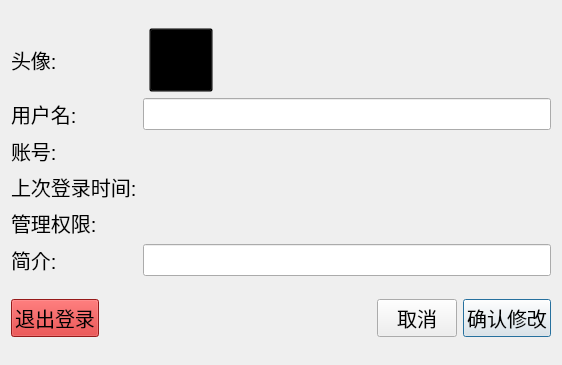
<?xml version="1.0" encoding="UTF-8"?>
<ui version="4.0">
 <class>UserData</class>
 <widget class="QDialog" name="UserData">
  <property name="geometry">
   <rect>
    <x>0</x>
    <y>0</y>
    <width>562</width>
    <height>365</height>
   </rect>
  </property>
  <property name="font">
   <font>
    <pointsize>15</pointsize>
   </font>
  </property>
  <property name="windowTitle">
   <string>Dialog</string>
  </property>
  <layout class="QGridLayout" name="gridLayout_2">
   <item row="1" column="3">
    <widget class="QPushButton" name="btnConfirm">
     <property name="font">
      <font>
       <pointsize>15</pointsize>
      </font>
     </property>
     <property name="text">
      <string>确认修改</string>
     </property>
    </widget>
   </item>
   <item row="1" column="1">
    <spacer name="horizontalSpacer">
     <property name="orientation">
      <enum>Qt::Horizontal</enum>
     </property>
     <property name="sizeHint" stdset="0">
      <size>
       <width>353</width>
       <height>20</height>
      </size>
     </property>
    </spacer>
   </item>
   <item row="1" column="0">
    <widget class="QPushButton" name="btnLogOut">
     <property name="styleSheet">
      <string notr="true">background-color: rgb(210, 37, 37)</string>
     </property>
     <property name="text">
      <string>退出登录</string>
     </property>
    </widget>
   </item>
   <item row="0" column="0" colspan="4">
    <layout class="QGridLayout" name="gridLayout">
     <item row="2" column="0">
      <widget class="QLabel" name="label_3">
       <property name="text">
        <string>账号:</string>
       </property>
      </widget>
     </item>
     <item row="4" column="0">
      <widget class="QLabel" name="label_5">
       <property name="text">
        <string>管理权限:</string>
       </property>
      </widget>
     </item>
     <item row="1" column="0">
      <widget class="QLabel" name="label_2">
       <property name="text">
        <string>用户名:</string>
       </property>
      </widget>
     </item>
     <item row="3" column="0">
      <widget class="QLabel" name="label_4">
       <property name="text">
        <string>上次登录时间:</string>
       </property>
      </widget>
     </item>
     <item row="0" column="3">
      <spacer name="horizontalSpacer_2">
       <property name="orientation">
        <enum>Qt::Horizontal</enum>
       </property>
       <property name="sizeHint" stdset="0">
        <size>
         <width>40</width>
         <height>20</height>
        </size>
       </property>
      </spacer>
     </item>
     <item row="4" column="1" colspan="3">
      <widget class="QLineEdit" name="lineEdit_role">
       <property name="enabled">
        <bool>false</bool>
       </property>
       <property name="styleSheet">
        <string notr="true">background-color: transparent;border:0px;</string>
       </property>
      </widget>
     </item>
     <item row="1" column="1" colspan="3">
      <widget class="QLineEdit" name="lineEdit_username"/>
     </item>
     <item row="5" column="1" colspan="3">
      <widget class="QLineEdit" name="lineEdit_describe"/>
     </item>
     <item row="5" column="0">
      <widget class="QLabel" name="label_6">
       <property name="text">
        <string>简介:</string>
       </property>
      </widget>
     </item>
     <item row="2" column="1" colspan="3">
      <widget class="QLineEdit" name="lineEdit_number">
       <property name="enabled">
        <bool>false</bool>
       </property>
       <property name="styleSheet">
        <string notr="true">background-color: transparent;border:0px;</string>
       </property>
      </widget>
     </item>
     <item row="0" column="0">
      <widget class="QLabel" name="label">
       <property name="text">
        <string>头像:</string>
       </property>
       <property name="alignment">
        <set>Qt::AlignJustify|Qt::AlignVCenter</set>
       </property>
      </widget>
     </item>
     <item row="3" column="1" colspan="3">
      <widget class="QLineEdit" name="lineEdit_lastLoginTime">
       <property name="enabled">
        <bool>false</bool>
       </property>
       <property name="styleSheet">
        <string notr="true">background-color: transparent;border:0px;</string>
       </property>
      </widget>
     </item>
     <item row="0" column="2">
      <widget class="QPushButton" name="btnProfile">
       <property name="minimumSize">
        <size>
         <width>64</width>
         <height>64</height>
        </size>
       </property>
       <property name="maximumSize">
        <size>
         <width>64</width>
         <height>64</height>
        </size>
       </property>
       <property name="styleSheet">
        <string notr="true">background-color: transparent;</string>
       </property>
       <property name="text">
        <string/>
       </property>
       <property name="iconSize">
        <size>
         <width>64</width>
         <height>64</height>
        </size>
       </property>
      </widget>
     </item>
    </layout>
   </item>
   <item row="1" column="2">
    <widget class="QPushButton" name="btnCancel">
     <property name="font">
      <font>
       <pointsize>15</pointsize>
      </font>
     </property>
     <property name="text">
      <string>取消</string>
     </property>
    </widget>
   </item>
  </layout>
 </widget>
 <resources/>
 <connections/>
</ui>
